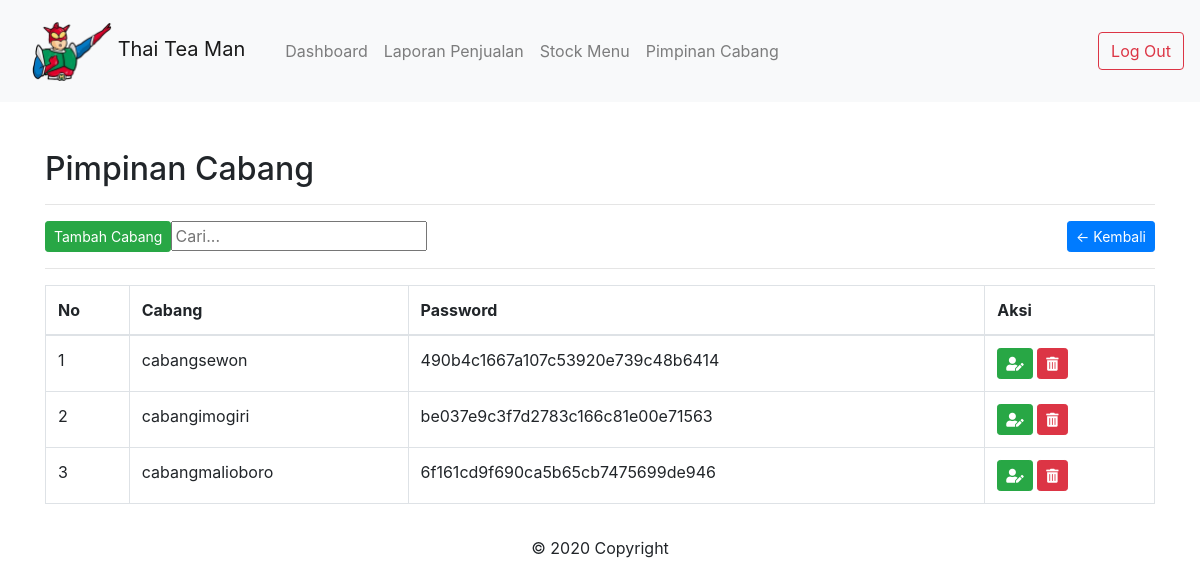
The app's page /admin/petugas-kasir.php (signed in) with its own data.
### tables this page shows
CREATE TABLE `tb_users` (
  `id` int(11) NOT NULL,
  `nama` varchar(255) NOT NULL,
  `password` varchar(255) NOT NULL,
  `jabatan` enum('admin','kasir') NOT NULL
);

### admin/includes/kasir.php (the view, shortened to what this page needs)
<div class="container mt-5">
	<h2>Pimpinan Cabang</h2>
	<hr>
	<input type="text" id="myInput" onkeyup="myFunction()" placeholder="Cari..." title="Type in a name">
	<a href="index.php" class="btn btn-primary btn-sm float-right">&larr; Kembali</a>
	<a href="?h=tambah-kasir" class="btn btn-success btn-sm float-left">Tambah Cabang</a>
	<div class="clearfix"></div>
	<hr>
	<table class="table table-bordered" id="myTable">
	<thead class="thead-light" class="align-middle">
		<thead>
			<tr>
				<th>No</th>
				<th>Cabang</th>
				<th>Password</th>
				<th>Aksi</th>
			</tr>
		</thead>
		<tbody>
			<?php foreach ($data_kasir as $kasir): ?>
			<tr>
				<td><?= $no++ ?></td>
				<td><?= $kasir['nama'] ?></td>
				<td><?= $kasir['password'] ?></td>
				<td>
					<div class="d-inline">
						<a href="?h=edit-kasir&id=<?= $kasir['id'] ?>" class="btn btn-success btn-sm"><i class="fas fa-user-edit    "></i></a>
						<a href="?h=hapus-kasir&id=<?= $kasir['id'] ?>" onclick="return confirm('Yakin Hapus <?= $kasir['nama'] ?>?')" class="btn btn-danger btn-sm"><i class="fas fa-trash-alt    "></i></a>
					</div>
				</td>
			</tr>
			<?php endforeach ?>
		</tbody>
	</table>
</div>

### records on screen
tb_users: nama "cabangsewon", password "490b4c1667a107c53920e739c48b6414"
tb_users: nama "cabangimogiri", password "be037e9c3f7d2783c166c81e00e71563"
tb_users: nama "cabangmalioboro", password "6f161cd9f690ca5b65cb7475699de946"
